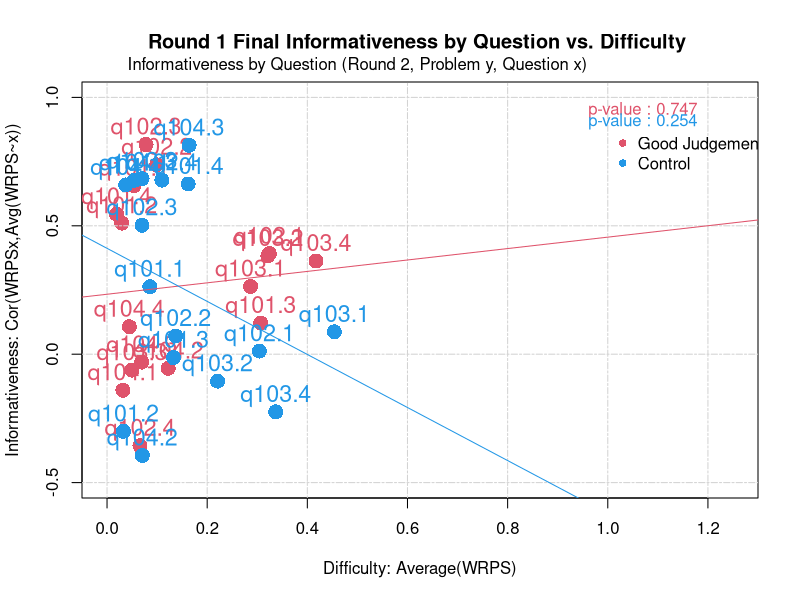
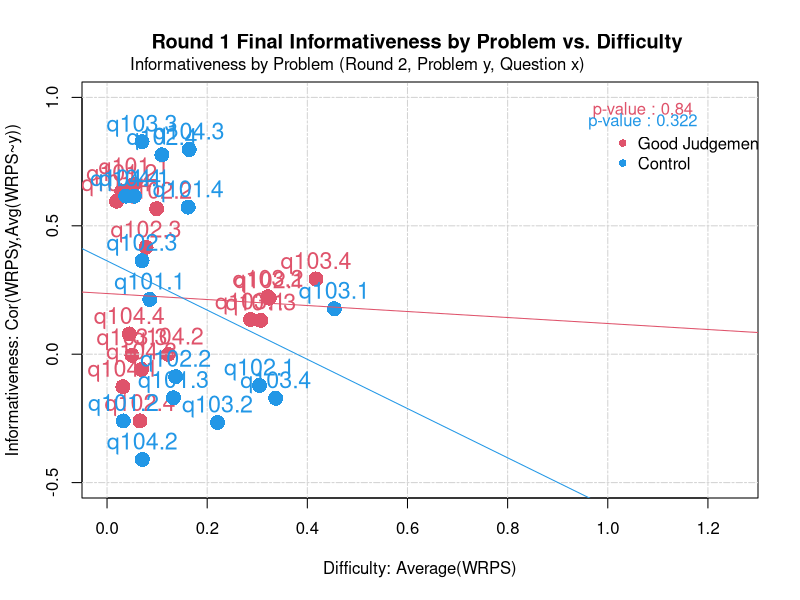
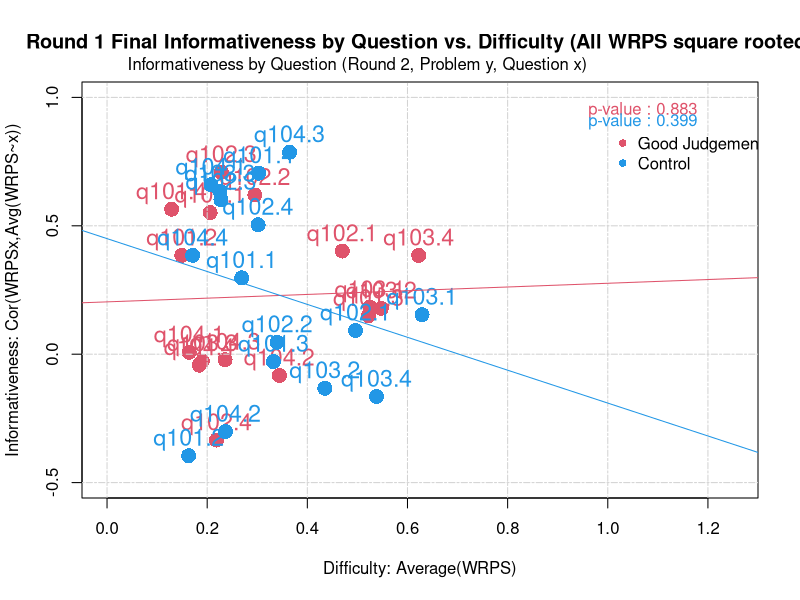
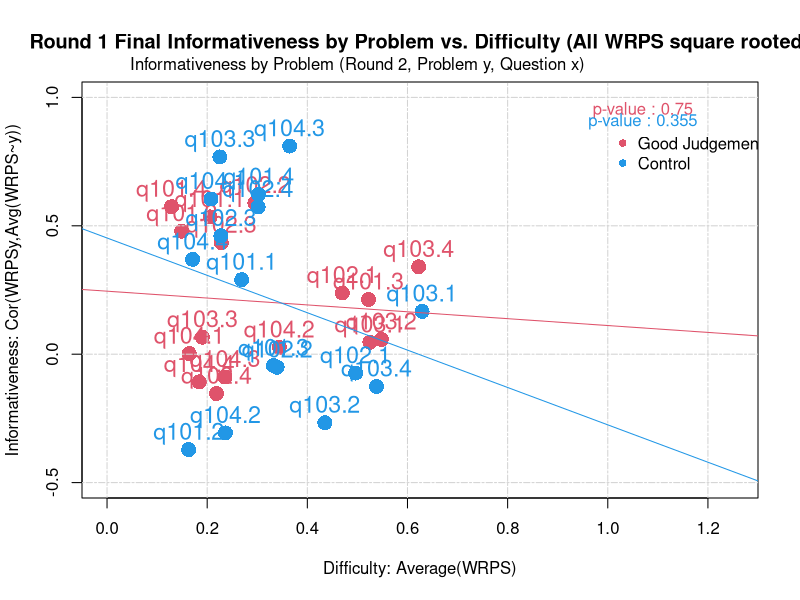
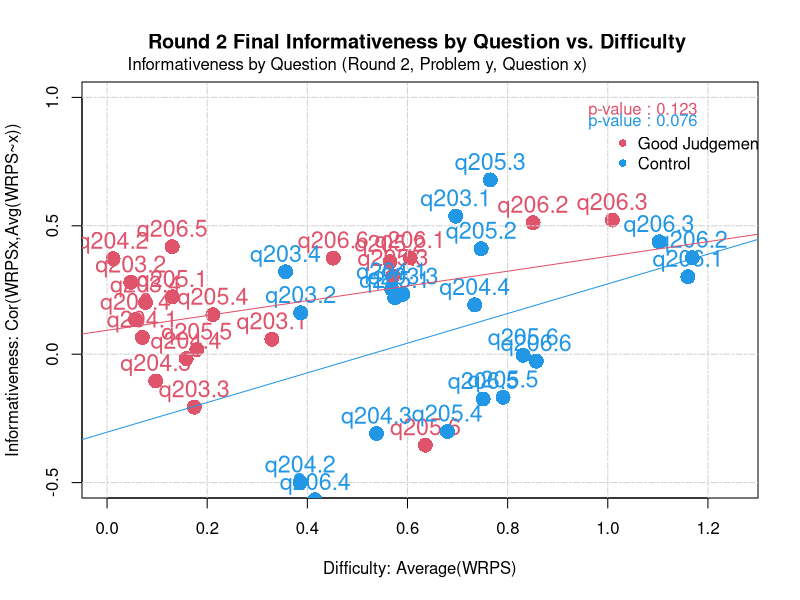
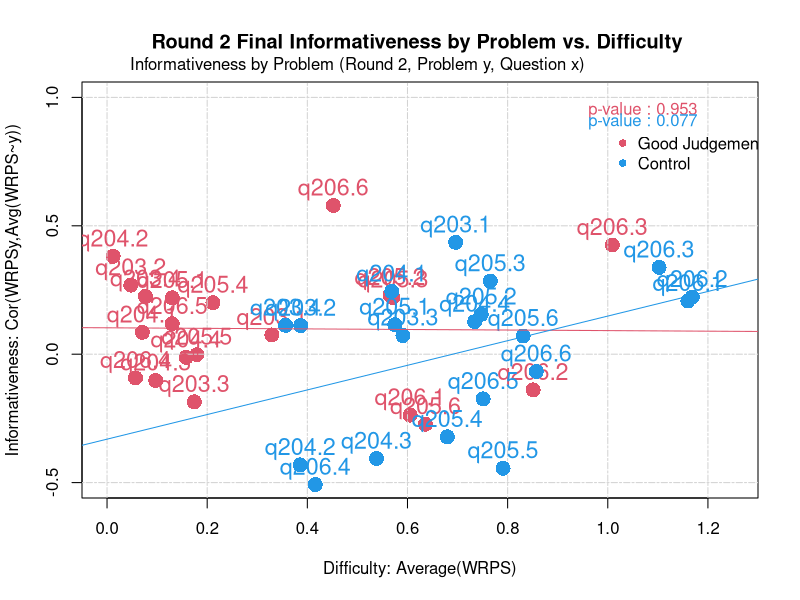
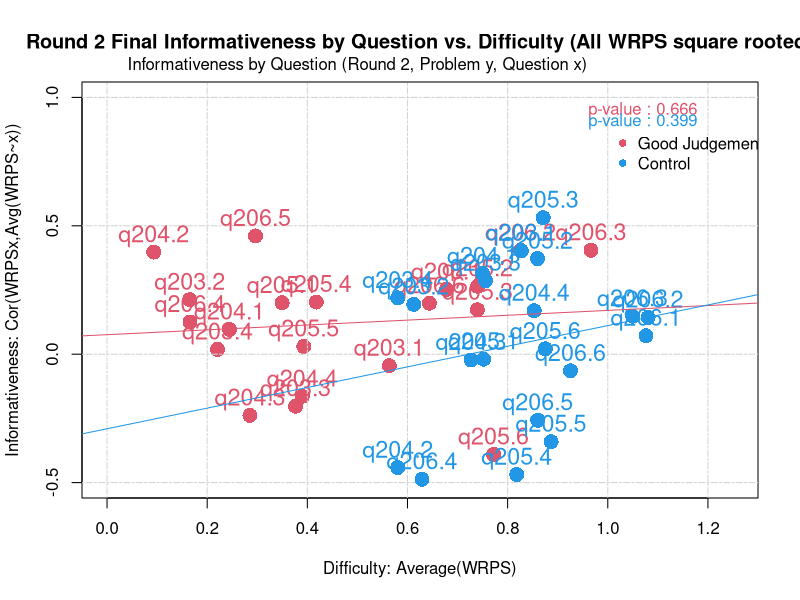
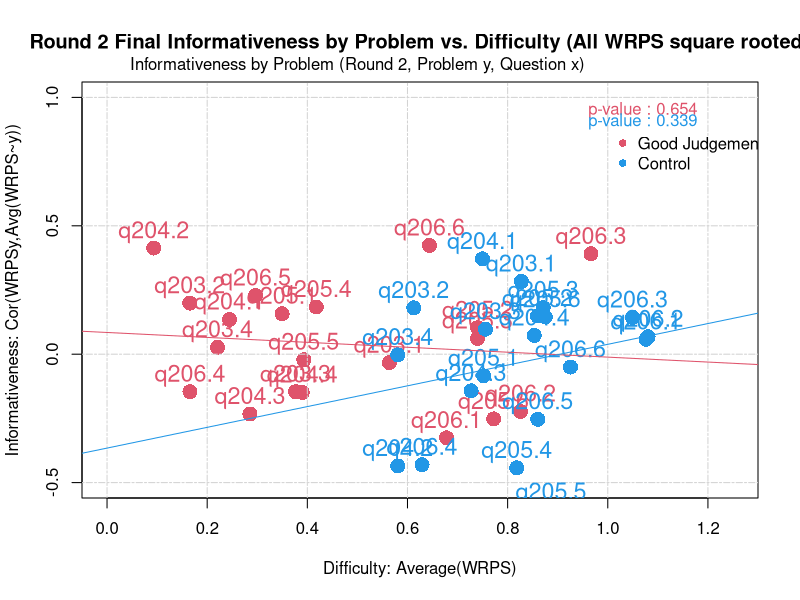

Write R code to recreate these figures, in order.
###############################################
#
#
#get data by rounds
#make sure data is in format:
#col 1: forecaster/team
#col 2-n labels: question numbers as you want them to appear on graph
#data = WRPS scores
#p_starts are the columns where each successive problem starts in data

gjudgedataR1 <- read.csv("InformativenessVsDifficultyR1 - GJudge.csv", row.names=1)
controldataR1 <- read.csv("InformativenessVsDifficultyR1 - Control.csv", row.names=1)
p_startsR1 = c(1,5,9,13)

gjudgedataR2 <- read.csv("InformativenessVsDifficultyR2 - GJudge.csv", row.names=1)
controldataR2 <- read.csv("InformativenessVsDifficultyR2 - Control.csv", row.names=1)
p_startsR2 = c(1,5,9,15)

gjudgedataR1_initial <- read.csv("InformVDiff_data - Round1_GJudge_Initial.csv", row.names=1)
controldataR1_initial <- read.csv("InformativenessVsDifficultyR1 - Control.csv", row.names=1)
p_startsR1 = c(1,5,9,13)

gjudgedataR2_initial <- read.csv("InformVDiff_data - Round2_GJudge_Initial.csv", row.names=1)
controldataR2_initial <- read.csv("InformativenessVsDifficultyR2 - Control.csv", row.names=1)
p_startsR2 = c(1,5,9,15)

round1 = list("data" = list("gjudge" = gjudgedataR1,"control" = controldataR1,
    "p_starts" = c(p_startsR1,length(gjudgedataR1)+1),"Round" = "Round 1 Final",'sqrt'=''))
round2 = list("data" = list("gjudge" = gjudgedataR2,"control" = controldataR2,
    "p_starts" = c(p_startsR2,length(gjudgedataR2)+1),"Round" = "Round 2 Final",'sqrt'=''))
round1_initial = list("data" = list("gjudge" = gjudgedataR1_initial,"control" = controldataR1_initial,
    "p_starts" = c(p_startsR1,length(gjudgedataR1_initial)+1),"Round" = "Round 1 Initial",'sqrt'=''))
round2_initial = list("data" = list("gjudge" = gjudgedataR2_initial,"control" = controldataR2_initial,
    "p_starts" = c(p_startsR2,length(gjudgedataR2_initial)+1),"Round" = "Round 2 Initial",'sqrt'=''))

#
#
###############################################

#find means of each question score
get_difficulties = function(round_data){
  for (i in 1:2){
    round_data[[i]]$gjudge_difficulty = apply(round_data[[i]]$gjudge[,],2,mean)
    round_data[[i]]$control_difficulty = apply(round_data[[i]]$control[,],2,mean)
  }
  return(round_data)
}

#get means of all other questions by forecaster/team by question
get_means_by_question = function(round_data){
  for (i in 1:2){
    round_data[[i]]$gjudge_difficulty_Qx = round_data[[i]]$gjudge
    for (j in 1:length(round_data[[i]]$gjudge)){
      round_data[[i]]$gjudge_difficulty_Qx[,j] = apply(round_data[[i]]$gjudge[,-j],1,mean)
    }
    round_data[[i]]$control_difficulty_Qx = round_data[[i]]$control
    for (j in 1:length(round_data[[i]]$control)){
      round_data[[i]]$control_difficulty_Qx[,j] = apply(round_data[[i]]$control[,-j],1,mean)
    }
  }
  return(round_data)
}

#get means of all other questions by forecaster/team by problem
get_means_by_problem = function(round_data){
  for (i in 1:2){
    round_data[[i]]$p_lengths = round_data[[i]]$p_starts[-1]-round_data[[i]]$p_starts[-length(round_data[[i]]$p_starts)]
    
    round_data[[i]]$gjudge_difficulty_Px = round_data[[i]]$gjudge
    for (j in 1:length(round_data[[i]]$p_lengths)){
      round_data[[i]]$gjudge_difficulty_Px[,round_data[[i]]$p_starts[j]:(round_data[[i]]$p_starts[j]+round_data[[i]]$p_lengths[j]-1)] =
        apply(round_data[[i]]$gjudge[,-c(round_data[[i]]$p_starts[j]:(round_data[[i]]$p_starts[j]+round_data[[i]]$p_lengths[j]-1))],1,mean)
    }
    
    round_data[[i]]$control_difficulty_Px = round_data[[i]]$control
    for (j in 1:length(round_data[[i]]$p_lengths)){
      round_data[[i]]$control_difficulty_Px[,round_data[[i]]$p_starts[j]:(round_data[[i]]$p_starts[j]+round_data[[i]]$p_lengths[j]-1)] =
        apply(round_data[[i]]$control[,-c(round_data[[i]]$p_starts[j]:(round_data[[i]]$p_starts[j]+round_data[[i]]$p_lengths[j]-1))],1,mean)
    }
  }
  return(round_data)
}

#correlate scores to means of all other questions/problems
#Could be simplified more to remove repetition
get_informativeness = function(round_data){
  for (i in 1:2){
    round_data[[i]]$gjudge_informativeness_Qx = round_data[[i]]$gjudge_difficulty
    for (j in 1:length(round_data[[i]]$gjudge)){
      round_data[[i]]$gjudge_informativeness_Qx[j] = cor(round_data[[i]]$gjudge[,j],round_data[[i]]$gjudge_difficulty_Qx[,j])
    } 
    round_data[[i]]$gjudge_informativeness_Px = round_data[[i]]$gjudge_difficulty
    for (j in 1:length(round_data[[i]]$gjudge)){
      round_data[[i]]$gjudge_informativeness_Px[j] = cor(round_data[[i]]$gjudge[,j],round_data[[i]]$gjudge_difficulty_Px[,j])
    } 
    round_data[[i]]$control_informativeness_Qx = round_data[[i]]$control_difficulty
    for (j in 1:length(round_data[[i]]$control)){
      round_data[[i]]$control_informativeness_Qx[j] = cor(round_data[[i]]$control[,j],round_data[[i]]$control_difficulty_Qx[,j])
    } 
    round_data[[i]]$control_informativeness_Px = round_data[[i]]$control_difficulty
    for (j in 1:length(round_data[[i]]$control)){
      round_data[[i]]$control_informativeness_Px[j] = cor(round_data[[i]]$control[,j],round_data[[i]]$control_difficulty_Px[,j])
    }
  }
  return(round_data)
}


#does the above in order
prepare_data = function(round_data){
  #grab sqrts first here
  round_data$data_sqrt = round_data$data
  round_data$data_sqrt$sqrt = '(All WRPS square rooted)'
  round_data$data_sqrt$gjudge = sqrt(round_data$data_sqrt$gjudge)
  round_data$data_sqrt$control = sqrt(round_data$data_sqrt$control)

  round_data = get_difficulties(round_data)
  round_data = get_means_by_question(round_data)
  round_data = get_means_by_problem(round_data)
  round_data = get_informativeness(round_data)
  
  return(round_data)  
}

#creates and saves 4 graphs per run of informativeness vs difficulty
generate_graph = function(round_data){
  #repetition for Q vs P balancing
  for (i in 1:2){
    title = paste(round_data[[i]]$Round,"Informativeness by Question vs. Difficulty",round_data[[i]]$sqrt)
    png(paste(title,".png"),width = 1000,height = 700)
    plot(round_data[[i]]$gjudge_difficulty,round_data[[i]]$gjudge_informativeness_Qx,main=title,
         col = 2,xlab = 'Difficulty: Average(WRPS)',ylab = 'Informativeness: Cor(WRPSx,Avg(WRPS~x))',
         xlim=c(0,1.25),ylim=c(-.5,1),pch=16,cex=2)
    mtext("Informativeness by Question (Round 2, Problem y, Question x)",side=3,line=0.4,at=.5,adj=0.5,cex=1)
    grid (NULL,NULL, lty = 6)
    text(round_data[[i]]$gjudge_difficulty,round_data[[i]]$gjudge_informativeness_Qx+.06,labels = colnames(round_data[[i]]$gjudge),col=2,cex=1.4)
    points(round_data[[i]]$control_difficulty,round_data[[i]]$control_informativeness_Qx,col=4,pch=16,cex=2)
    text(round_data[[i]]$control_difficulty,round_data[[i]]$control_informativeness_Qx+.06,labels = colnames(round_data[[i]]$control),col=4,cex=1.4)
    
    trendline_gjudge = lm(round_data[[i]]$gjudge_informativeness_Qx~round_data[[i]]$gjudge_difficulty)
    text(x=1.07,y=.95,labels = paste('p-value :',round(summary(trendline_gjudge)[[4]][[8]],3)),col=2)
    abline(trendline_gjudge,col=2)
    trendline_control = lm(round_data[[i]]$control_informativeness_Qx~round_data[[i]]$control_difficulty)
    text(x=1.07,y=.905,labels = paste('p-value :',round(summary(trendline_control)[[4]][[8]],3)),col=4)
    abline(trendline_control,col=4)
    
    legend(x=1,y=.9,legend=c("Good Judgement","Control"),col=c(2,4),pch=16,bty='n')
    dev.off()
    
    title = paste(round_data[[i]]$Round,"Informativeness by Problem vs. Difficulty",round_data[[i]]$sqrt)
    png(paste(title,".png"),width = 1000,height = 700)
    plot(round_data[[i]]$gjudge_difficulty,round_data[[i]]$gjudge_informativeness_Px,main=title,
         col = 2,xlab = 'Difficulty: Average(WRPS)',ylab = 'Informativeness: Cor(WRPSy,Avg(WRPS~y))',
         xlim=c(0,1.25),ylim=c(-.5,1),pch=16,cex=2)
    mtext("Informativeness by Problem (Round 2, Problem y, Question x)",side=3,line=0.4,at=.5,adj=0.5,cex=1)
    grid (NULL,NULL, lty = 6)
    text(round_data[[i]]$gjudge_difficulty,round_data[[i]]$gjudge_informativeness_Px+.06,labels = colnames(round_data[[i]]$gjudge),col=2,cex=1.4)
    points(round_data[[i]]$control_difficulty,round_data[[i]]$control_informativeness_Px,col=4,pch=16,cex=2)
    text(round_data[[i]]$control_difficulty,round_data[[i]]$control_informativeness_Px+.06,labels = colnames(round_data[[i]]$control),col=4,cex=1.4)
    
    trendline_gjudge = lm(round_data[[i]]$gjudge_informativeness_Px~round_data[[i]]$gjudge_difficulty)
    text(x=1.07,y=.95,labels = paste('p-value :',round(summary(trendline_gjudge)[[4]][[8]],3)),col=2)
    abline(trendline_gjudge,col=2)
    trendline_control = lm(round_data[[i]]$control_informativeness_Px~round_data[[i]]$control_difficulty)
    text(x=1.07,y=.905,labels = paste('p-value :',round(summary(trendline_control)[[4]][[8]],3)),col=4)
    abline(trendline_control,col=4)
    
    legend(x=1,y=.9,legend=c("Good Judgement","Control"),col=c(2,4),pch=16,bty='n')
    dev.off()
    
  }
}

create_graphs = function(round_data){
  round_data = prepare_data(round_data)
  generate_graph(round_data)
  return(round_data)
}



round1 = create_graphs(round1)
round2 = create_graphs(round2)
round1_initial = create_graphs(round1_initial)
round2_initial = create_graphs(round2_initial)



